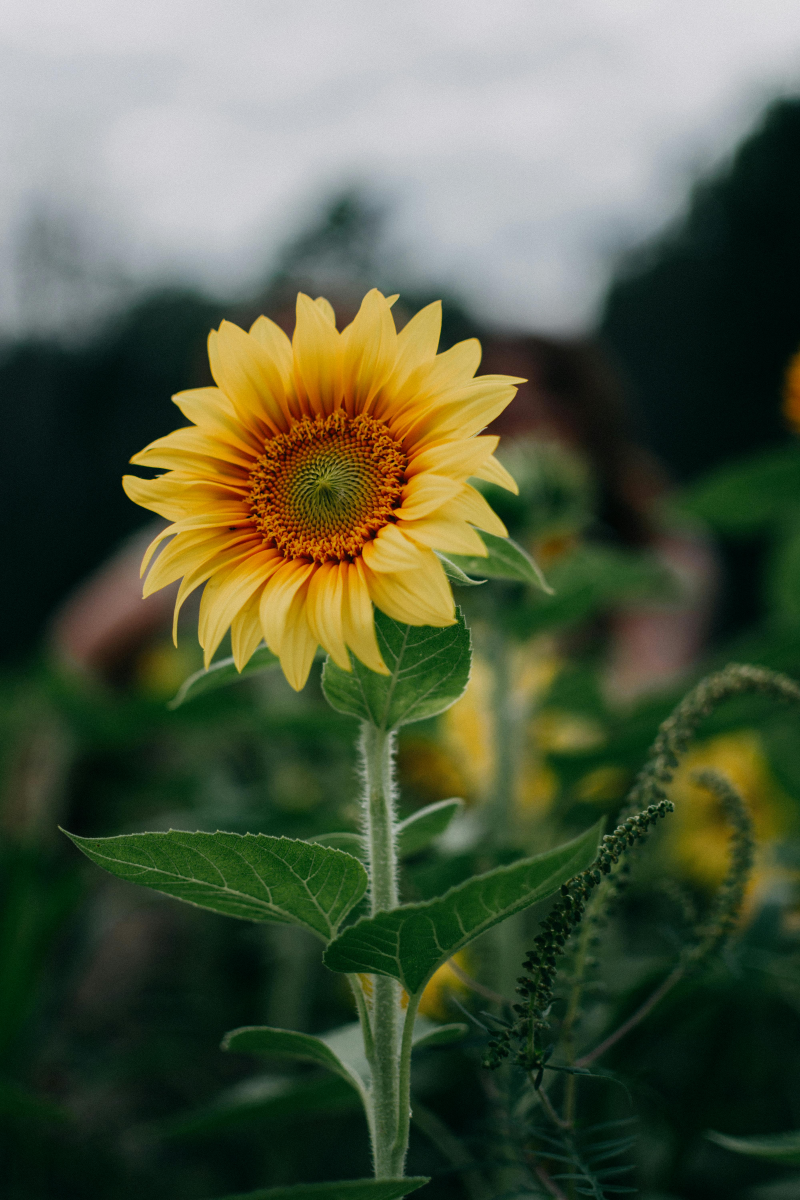
#> input picture data/sample.jpg, 4000 x 6000 px, found by its file name (shown at 1/5 size)
$ python script_3.py
#> lines starting #> are read from the running program, lines starting #| are printed output that depends on the picture
# ---------------------------------------------------------
#   Name : Randula R.D.
#   Reg No: EG/2020/4149
#   Take Home Assignment 1
#   Question 3
# ---------------------------------------------------------
# Load OpenCV library for image processing
import cv2

# Load the source image from file path
image = cv2.imread('C:/Users/busin/Desktop/MY/SEM 7/Com vision/Computer Vision and Image Processing Take Home Assignment 1/data/sample.jpg')
#> image is the input picture: shape (6000, 4000, 3); mean B, G, R 67.1, 91.7, 83.1

# Create 45 degree rotation transformation
rows, cols = image.shape[:2]
#> rows = 6000; cols = 4000
rotation_matrix_45 = cv2.getRotationMatrix2D((cols / 2, rows / 2), 45, 1)
rotated_image_45 = cv2.warpAffine(image, rotation_matrix_45, (cols, rows))
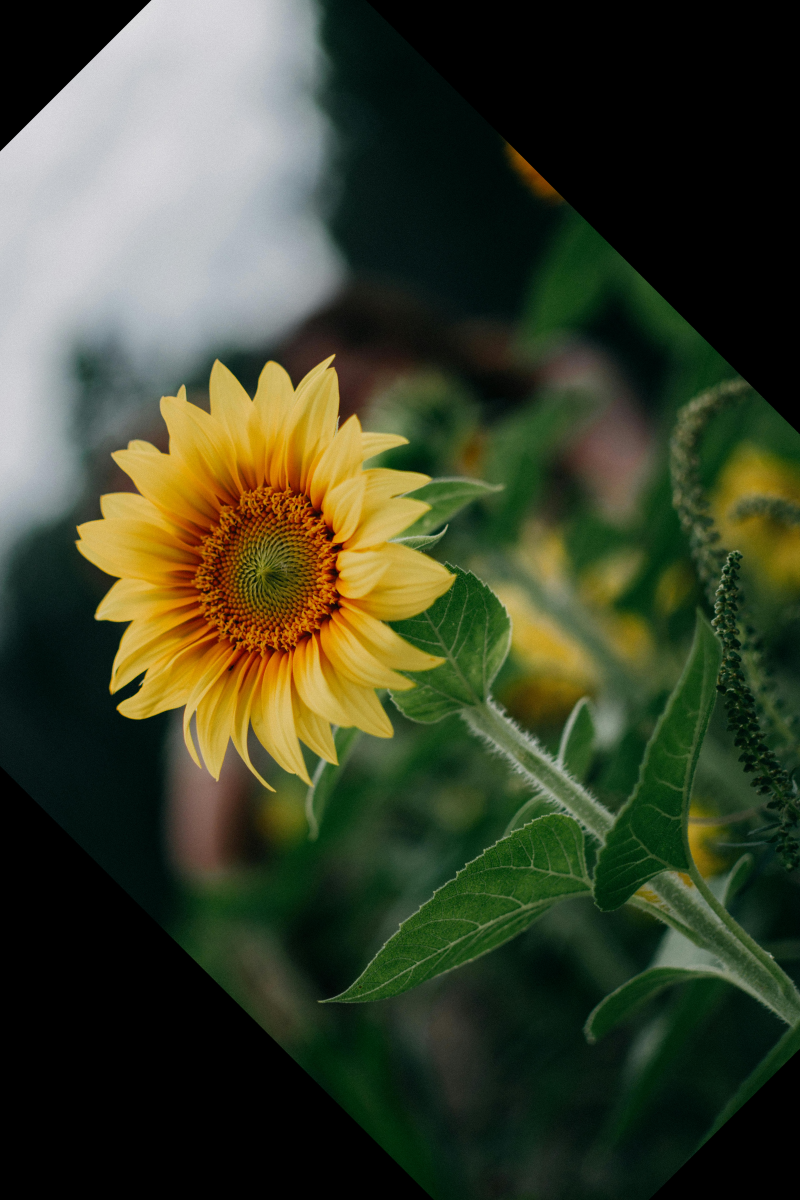
#> rotated_image_45: shape (6000, 4000, 3) (shown at 1/5 size); mean B, G, R 44.3, 67.5, 61.6

# Create 90 degree rotation transformation
rotation_matrix_90 = cv2.getRotationMatrix2D((cols / 2, rows / 2), 90, 1)
rotated_image_90 = cv2.warpAffine(image, rotation_matrix_90, (cols, rows))
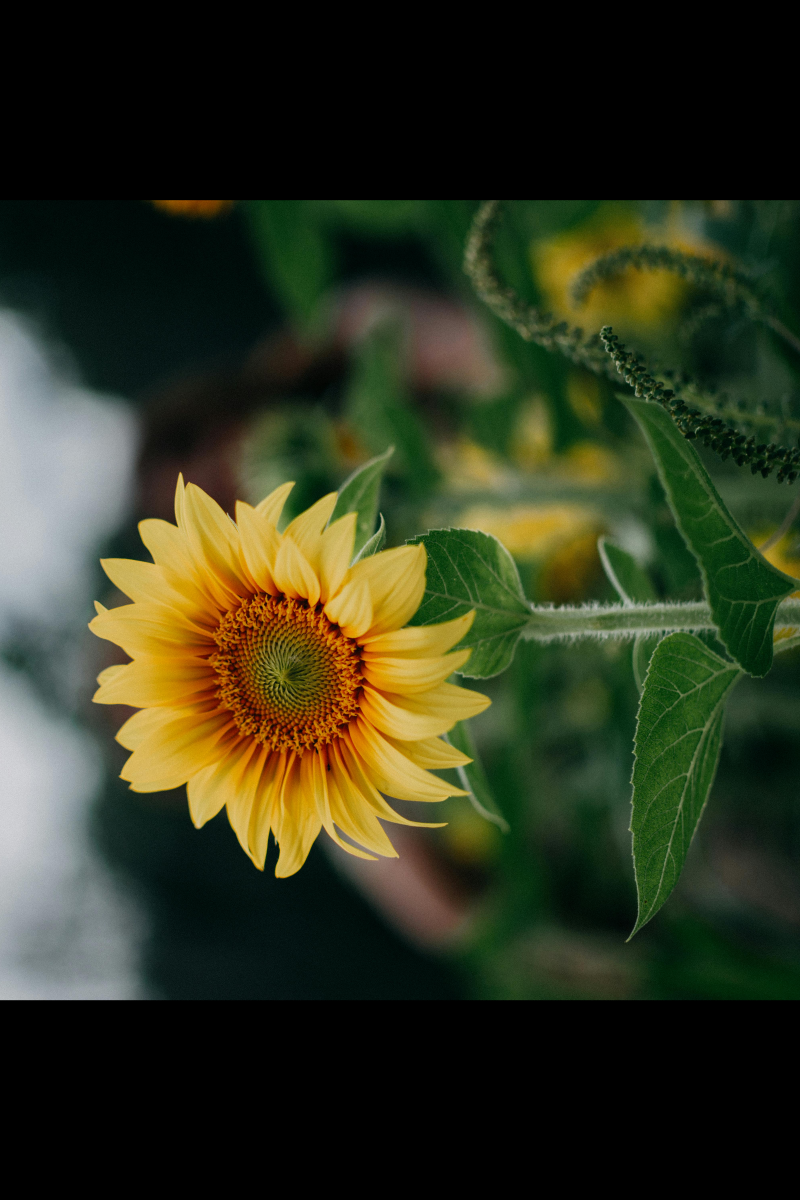
#> rotated_image_90: shape (6000, 4000, 3) (shown at 1/5 size); mean B, G, R 30.5, 53.4, 48.8

# Define window names for display
windows = ['Original Image', 'Rotated Image 45', 'Rotated Image 90']

# Configure display windows
for window in windows:
    cv2.namedWindow(window, cv2.WINDOW_NORMAL)
    cv2.resizeWindow(window, 640, 480)

# Show original and transformed images
cv2.imshow(windows[0], image)
cv2.imshow(windows[1], rotated_image_45)
cv2.imshow(windows[2], rotated_image_90)

# Maintain display until user input
cv2.waitKey(0)
cv2.destroyAllWindows()
